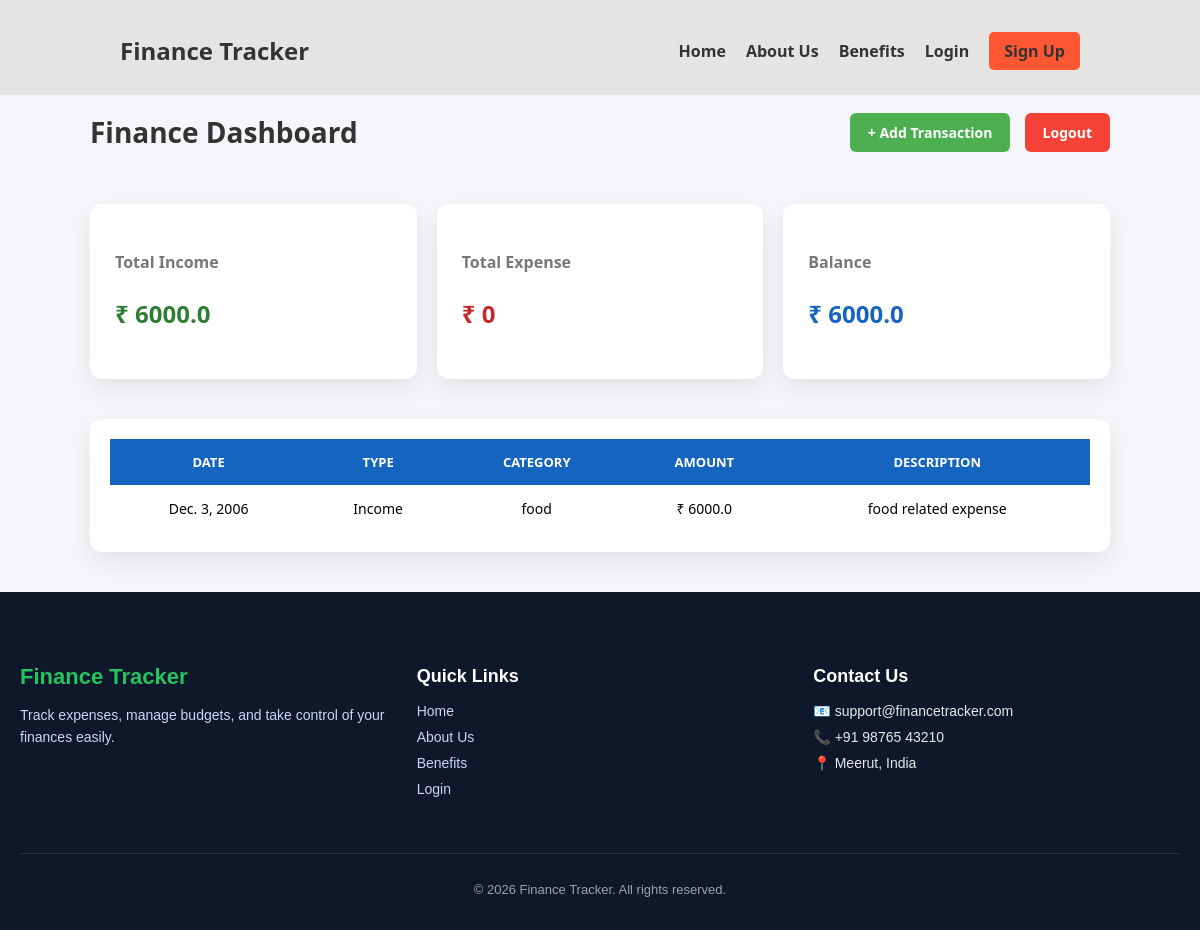
The app's page /dashboard/ (signed in) with its own data.
### tracker/models.py (models this page shows, shortened)
class Transaction(models.Model):
    TRANSACTION_TYPE = (
        ('Income', 'Income'),
        ('Expense', 'Expense'),
    )
    user = models.ForeignKey(User, on_delete=models.CASCADE)
    category = models.ForeignKey(Category, on_delete=models.CASCADE)
    amount = models.FloatField()
    transaction_type = models.CharField(max_length=10, choices=TRANSACTION_TYPE)
    date = models.DateField()
    description = models.TextField(blank=True)

class Category(models.Model):
    name = models.CharField(max_length=100)
    def __str__(self):
        return self.name

### tracker/views.py (the view)
# urls.py: path('dashboard/', views.dashboard, name='dashboard'),
@login_required
def dashboard(request):
    transactions = Transaction.objects.filter(user=request.user)
    income = sum(t.amount for t in transactions if t.transaction_type == 'Income')
    expense = sum(t.amount for t in transactions if t.transaction_type == 'Expense')
    balance = income - expense
    return render(request, 'dashboard.html', {
        'transactions': transactions,
        'income': income,
        'expense': expense,
        'balance': balance
    })

### templates/dashboard.html (shortened to what this page needs)
{% extends "base.html" %}
{% block main %}
    <div class="dashboard-container">
    <div class="dashboard-header">
        <h2>Finance Dashboard</h2>
        <div class="dashboard-actions">
            <a href="/add/" class="add-btn">+ Add Transaction</a>
            <a href="/logout/" class="logout-btn">Logout</a>
        </div>
    </div>
    <div class="summary-cards">
        <div class="card">
            <h4>Total Income</h4>
            <p class="income">₹ {{ income }}</p>
        </div>
        <div class="card">
            <h4>Total Expense</h4>
            <p class="expense">₹ {{ expense }}</p>
        </div>
        <div class="card">
            <h4>Balance</h4>
            <p class="balance">₹ {{ balance }}</p>
        </div>
    </div>
    <div class="table-container">
        <table>
            <thead>
                <tr>
                    <th>Date</th>
                    <th>Type</th>
                    <th>Category</th>
                    <th>Amount</th>
                    <th>Description</th>
                </tr>
            </thead>
            <tbody>
                {% for t in transactions %}
                <tr>
                    <td>{{ t.date }}</td>
                    <td>{{ t.transaction_type }}</td>
                    <td>{{ t.category }}</td>
                    <td>₹ {{ t.amount }}</td>
                    <td>{{ t.description }}</td>
                </tr>
                {% empty %}
                <tr>
                    <td colspan="5">No transactions found</td>
                </tr>
                {% endfor %}
            </tbody>
        </table>
    </div>
</div>
{% endblock main %}

### templates/dashboard.html (style rules this page uses)
body { font-family: 'Segoe UI', Tahoma, Geneva, Verdana, sans-serif; background: #f4f6f9; margin: 0; padding: 0; }
.dashboard-container { width: 85%; margin: 40px auto; margin-top: 90px; }
.dashboard-header { display: flex; justify-content: space-between; align-items: center; margin-bottom: 30px; }
.dashboard-header h2 { font-size: 28px; color: #333; }
.dashboard-actions a { text-decoration: none; margin-left: 10px; padding: 10px 18px; border-radius: 6px; font-size: 14px; font-weight: 600; color: #fff; }
.add-btn { background: #4caf50; }
.logout-btn { background: #f44336; }
.summary-cards { display: grid; grid-template-columns: repeat(3, 1fr); gap: 20px; margin-bottom: 40px; }
.card { background: #fff; padding: 25px; border-radius: 12px; box-shadow: 0 10px 25px rgba(0,0,0,0.08); transition: transform 0.2s; }
.card h4 { color: #777; margin-bottom: 10px; font-size: 16px; }
.card p { font-size: 24px; font-weight: bold; }
.income { color: #2e7d32; }
.expense { color: #c62828; }
.balance { color: #1565c0; }
.table-container { background: #fff; padding: 20px; border-radius: 12px; box-shadow: 0 10px 25px rgba(0,0,0,0.08); }
table { width: 100%; border-collapse: collapse; }
thead { background: #1565c0; color: #fff; }
th, td { padding: 14px; text-align: center; font-size: 14px; }
th { text-transform: uppercase; font-size: 13px; }

### records on screen
Transaction: date "Dec. 3, 2006", transaction_type "Income", category "food", amount "6000.0", description "food related expense"

### other values on screen
{{ income }} "6000.0"
{{ expense }} "0"
{{ balance }} "6000.0"
